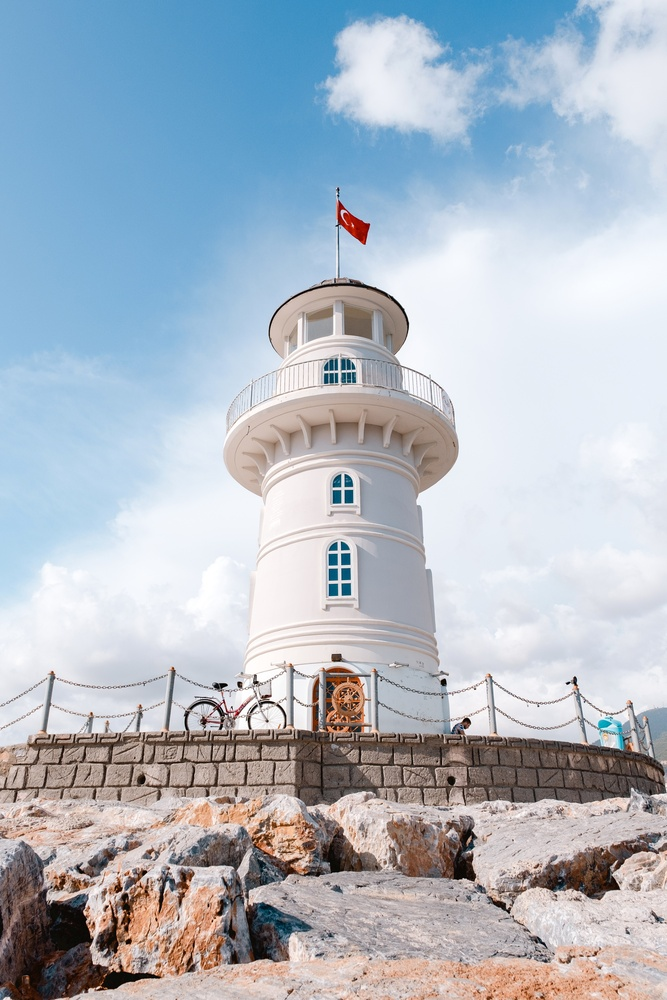
#> input picture src/img/lighthouse.jpg, 667 x 1000 px, shrunk from 3757 x 5635 before the run
$ python crop.py
#> lines starting #> are read from the running program, lines starting #| are printed output that depends on the picture
import cv2, math, os
# import json

### read image ###
img_name = 'lighthouse'
img = cv2.imread("img/" + img_name + '.jpg', 1)
#> img is the input picture: shape (1000, 667, 3); mean B, G, R 196.4, 185, 175.2
src_height, src_width, src_channel = img.shape
#> src_height = 1000; src_width = 667; src_channel = 3

### prepare the process ###
size = 8
width = src_width if (src_width < src_height) else src_height
#> width = 667
width = math.floor(width/size) * size
#> width = 664
height = width
#> height = 664
width_increment = int(width / size)
#> width_increment = 83
height_increment = int(height / size)
#> height_increment = 83
pieces = []
# img = img[0:width, 0:height]

### prepare the directory ###
dir_name = "cropped/" + img_name + "/"
if not os.path.exists(dir_name):
    os.mkdir(dir_name)

### crop and save ###
for i in range(int(size * size)):
    height_start = int(height_increment * math.floor(i / size))
    width_start = int(width_increment * (i % size))
    height_end = height_start + height_increment
    width_end = width_start + width_increment
    # file_name = dir_name + img_name + '_crop' + str(i) + '.png'
    cropped = img[height_start:height_end, width_start:width_end].copy()
    cv2.imwrite(dir_name + img_name + '_crop' + str(i) + '.png', cropped)
    pieces.append(cropped)
#> this loop made 64 passes
#> pass 1, `cropped = img[height_start:height_end, width_start:width_end].copy()`:
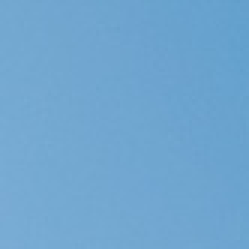
#> cropped: shape (83, 83, 3) (shown 3 times larger); mean B, G, R 207.7, 166.1, 111.8
#> pass 3, `cropped = img[height_start:height_end, width_start:width_end].copy()`:
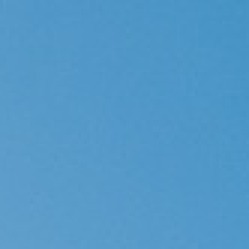
#> cropped: shape (83, 83, 3) (shown 3 times larger); mean B, G, R 200.1, 152.7, 82.9
#> after the loop, pieces = 64 items

### report ###
print("cropped " + str(width) + "x" + str(width) + " into " + str(size * size) + " pieces")
#| cropped 664x664 into 64 pieces

# save as json
# file = open(dir_name + img_name + ".json", "w")
# file.write(json.dumps(pieces))
# file.close()
